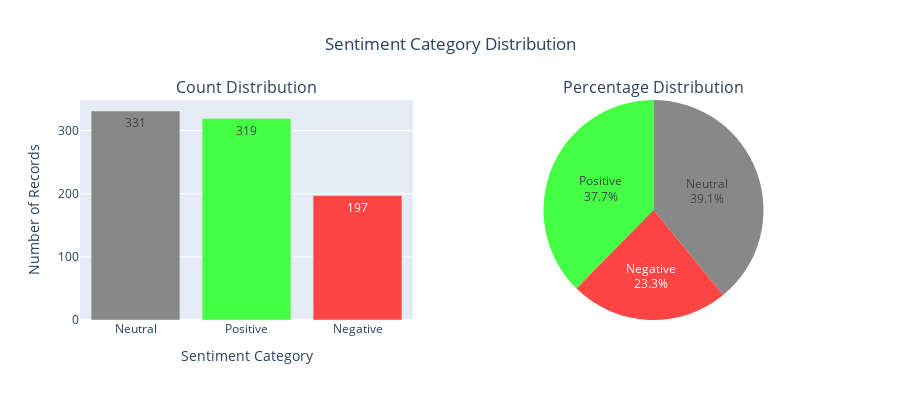

Write notebook code for a chart like this one.
### Markdown cell above
## Data Visualisation

### Code cell
# Plot sentiment category distribution using Plotly

# Create sentiment labels for better visualization
df_clean['sentiment_label'] = df_clean['sentiment'].map({
    -1.0: 'Negative',
    0.0: 'Neutral', 
    1.0: 'Positive'
})

# Calculate value counts and percentages
sentiment_counts = df_clean['sentiment_label'].value_counts()
sentiment_percentages = df_clean['sentiment_label'].value_counts(normalize=True) * 100

print("Sentiment Distribution:")
for label, count, pct in zip(sentiment_counts.index, sentiment_counts.values, sentiment_percentages.values):
    print(f"{label}: {count} records ({pct:.1f}%)")

# Create subplots with two charts side by side
fig = make_subplots(
    rows=1, cols=2,
    subplot_titles=('Count Distribution', 'Percentage Distribution'),
    specs=[[{"type": "bar"}, {"type": "pie"}]]
)

# Bar chart for counts
colors = ['#888888', '#44ff44', '#ff4444']  # Gray, Green, Red
fig.add_trace(
    go.Bar(
        x=sentiment_counts.index,
        y=sentiment_counts.values,
        marker_color=colors,
        name='Count',
        text=sentiment_counts.values,
        textposition='auto'
    ),
    row=1, col=1
)

# Pie chart for percentages
fig.add_trace(
    go.Pie(
        labels=sentiment_counts.index,
        values=sentiment_counts.values,
        marker_colors=colors,
        name='Percentage',
        textinfo='label+percent',
        textposition='auto'
    ),
    row=1, col=2
)

# Update layout
fig.update_layout(
    title_text="Sentiment Category Distribution",
    title_x=0.5,
    height=400,
    showlegend=False
)

# Update x-axis and y-axis for bar chart
fig.update_xaxes(title_text="Sentiment Category", row=1, col=1)
fig.update_yaxes(title_text="Number of Records", row=1, col=1)

fig.show()

### Figure 1 — Plotly figure (JSON) as saved in the notebook; plotly's stock layout.template omitted (floating-point values rounded to 4 significant figures)
{"data": [{"marker": {"color": ["#888888", "#44ff44", "#ff4444"]}, "name": "Count", "text": [331.0, 319.0, 197.0], "textposition": "auto", "type": "bar", "x": ["Neutral", "Positive", "Negative"], "xaxis": "x", "y": [331, 319, 197], "yaxis": "y"}, {"domain": {"x": [0.55, 1], "y": [0, 1]}, "labels": ["Neutral", "Positive", "Negative"], "marker": {"colors": ["#888888", "#44ff44", "#ff4444"]}, "name": "Percentage", "textinfo": "label+percent", "textposition": "auto", "type": "pie", "values": [331, 319, 197]}], "layout": {"annotations": [{"font": {"size": 16}, "showarrow": false, "text": "Count Distribution", "x": 0.225, "xanchor": "center", "xref": "paper", "y": 1, "yanchor": "bottom", "yref": "paper"}, {"font": {"size": 16}, "showarrow": false, "text": "Percentage Distribution", "x": 0.775, "xanchor": "center", "xref": "paper", "y": 1, "yanchor": "bottom", "yref": "paper"}], "height": 400, "showlegend": false, "title": {"text": "Sentiment Category Distribution", "x": 0.5}, "xaxis": {"anchor": "y", "domain": [0, 0.45], "title": {"text": "Sentiment Category"}}, "yaxis": {"anchor": "x", "domain": [0, 1], "title": {"text": "Number of Records"}}}}
